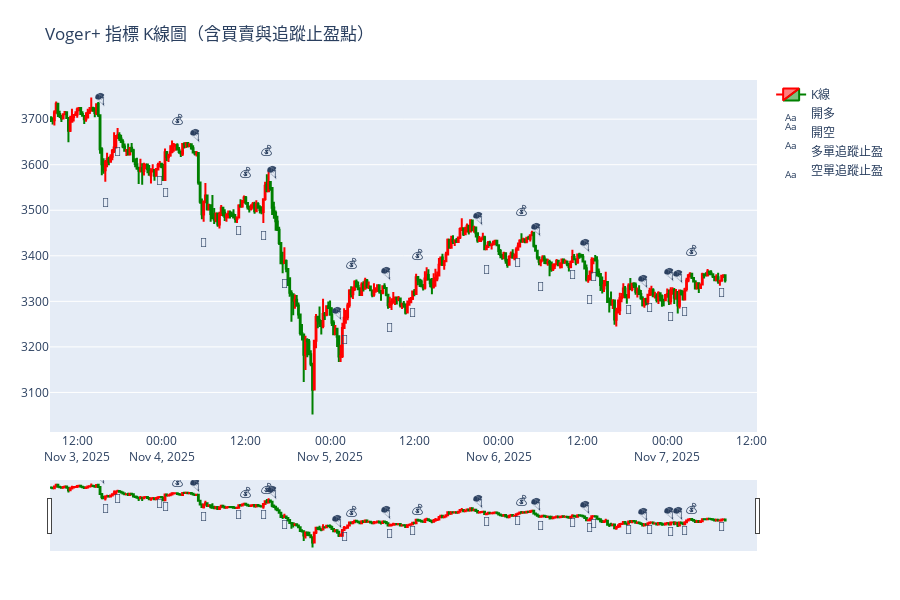

Notebook code for this chart:
### Code cell
import plotly.graph_objects as go
import pandas as pd
import numpy as np

# === 確保資料對齊 ===
kline = kline.reset_index(drop=True)
signal = pd.Series(signal).reset_index(drop=True)
if len(kline) != len(signal):
    print(f"⚠️ K線資料與信號長度不符 ({len(kline)} vs {len(signal)}), 以最短長度對齊")
    min_len = min(len(kline), len(signal))
    kline = kline.iloc[-min_len:].reset_index(drop=True)
    signal = signal.iloc[-min_len:].reset_index(drop=True)

kline['signal'] = signal

# === 建立圖表 ===
fig = go.Figure()

# --- K 線圖 ---
fig.add_trace(go.Candlestick(
    x=kline['timestamp'],
    open=kline['open'],
    high=kline['high'],
    low=kline['low'],
    close=kline['close'],
    name='K線',
    increasing_line_color='red',
    decreasing_line_color='green'
))

# --- 買入 (🚀) ---
buy_signals = kline[kline['signal'] == 1]
fig.add_trace(go.Scatter(
    x=buy_signals['timestamp'],
    y=buy_signals['low'] * 0.995,
    mode='text',
    text=['🚀'] * len(buy_signals),
    textposition="bottom center",
    name='開多'
))

# --- 賣出 (🪂) ---
sell_signals = kline[kline['signal'] == -1]
fig.add_trace(go.Scatter(
    x=sell_signals['timestamp'],
    y=sell_signals['high'] * 1.005,
    mode='text',
    text=['🪂'] * len(sell_signals),
    textposition="top center",
    name='開空'
))

# --- 多單追蹤止盈出場 (💰) ---
tp_long = kline[kline['signal'] == 2]
fig.add_trace(go.Scatter(
    x=tp_long['timestamp'],
    y=tp_long['high'] * 1.01,
    mode='text',
    text=['💰'] * len(tp_long),
    textposition="top center",
    name='多單追蹤止盈'
))

# --- 空單追蹤止盈出場 (💸) ---
tp_short = kline[kline['signal'] == -2]
fig.add_trace(go.Scatter(
    x=tp_short['timestamp'],
    y=tp_short['low'] * 0.99,
    mode='text',
    text=['💸'] * len(tp_short),
    textposition="bottom center",
    name='空單追蹤止盈'
))

# --- 外觀設定 ---
fig.update_layout(
    title='Voger+ 指標 K線圖（含買賣與追蹤止盈點）',
    xaxis_rangeslider_visible=True,
    height=600,
    margin=dict(l=50, r=50, t=80, b=50),
    template='plotly',
    xaxis=dict(showgrid=False),
    yaxis=dict(showgrid=True)
)

fig.show()

### Figure 1 — Plotly figure (JSON) as saved in the notebook; plotly's stock layout.template omitted (floating-point values rounded to 4 significant figures; data arrays with more than 128 entries replaced by an {"elided": "..."} marker saying what was removed)
{"data": [{"close": {"elided": "385 float values"}, "decreasing": {"line": {"color": "green"}}, "high": {"elided": "385 float values"}, "increasing": {"line": {"color": "red"}}, "low": {"elided": "385 float values"}, "name": "K線", "open": {"elided": "385 float values"}, "type": "candlestick", "x": {"elided": "385 str values"}}, {"mode": "text", "name": "開多", "text": ["🚀", "🚀", "🚀", "🚀", "🚀", "🚀", "🚀", "🚀", "🚀", "🚀", "🚀", "🚀", "🚀", "🚀", "🚀"], "textposition": "bottom center", "type": "scatter", "x": ["2025-11-03T17:45:00.000000000", "2025-11-03T23:45:00.000000000", "2025-11-04T00:30:00.000000000", "2025-11-04T11:00:00.000000000", "2025-11-04T14:30:00.000000000", "2025-11-05T02:00:00.000000000", "2025-11-05T11:45:00.000000000", "2025-11-06T02:45:00.000000000", "2025-11-06T10:30:00.000000000", "2025-11-06T13:30:00.000000000", "2025-11-06T18:30:00.000000000", "2025-11-06T21:30:00.000000000", "2025-11-07T00:30:00.000000000", "2025-11-07T02:30:00.000000000", "2025-11-07T07:45:00.000000000"], "y": [3638.0, 3576.0, 3549.0, 3465.0, 3455.0, 3225.0, 3286.0, 3396.0, 3368.0, 3364.0, 3291.0, 3295.0, 3276.0, 3287.0, 3329.0]}, {"mode": "text", "name": "開空", "text": ["🪂", "🪂", "🪂", "🪂", "🪂", "🪂", "🪂", "🪂", "🪂", "🪂", "🪂"], "textposition": "top center", "type": "scatter", "x": ["2025-11-03T15:15:00.000000000", "2025-11-04T04:45:00.000000000", "2025-11-04T15:45:00.000000000", "2025-11-05T01:00:00.000000000", "2025-11-05T08:00:00.000000000", "2025-11-05T21:00:00.000000000", "2025-11-06T05:15:00.000000000", "2025-11-06T12:15:00.000000000", "2025-11-06T20:30:00.000000000", "2025-11-07T00:15:00.000000000", "2025-11-07T01:30:00.000000000"], "y": [3727.0, 3648.0, 3567.0, 3257.0, 3346.0, 3467.0, 3442.0, 3406.0, 3328.0, 3343.0, 3338.0]}, {"mode": "text", "name": "多單追蹤止盈", "text": ["💰", "💰", "💰", "💰", "💰", "💰", "💰"], "textposition": "top center", "type": "scatter", "x": ["2025-11-04T02:15:00.000000000", "2025-11-04T12:00:00.000000000", "2025-11-04T15:00:00.000000000", "2025-11-05T03:00:00.000000000", "2025-11-05T12:30:00.000000000", "2025-11-06T03:15:00.000000000", "2025-11-07T03:30:00.000000000"], "y": [3684.0, 3567.0, 3615.0, 3367.0, 3387.0, 3484.0, 3395.0]}, {"mode": "text", "name": "空單追蹤止盈", "text": ["💸", "💸", "💸", "💸", "💸", "💸", "💸"], "textposition": "bottom center", "type": "scatter", "x": ["2025-11-03T16:00:00.000000000", "2025-11-04T06:00:00.000000000", "2025-11-04T17:30:00.000000000", "2025-11-05T08:30:00.000000000", "2025-11-05T22:15:00.000000000", "2025-11-06T06:00:00.000000000", "2025-11-06T13:00:00.000000000"], "y": [3527.0, 3440.0, 3350.0, 3253.0, 3380.0, 3343.0, 3315.0]}], "layout": {"height": 600, "margin": {"b": 50, "l": 50, "r": 50, "t": 80}, "title": {"text": "Voger+ 指標 K線圖（含買賣與追蹤止盈點）"}, "xaxis": {"rangeslider": {"visible": true}, "showgrid": false}, "yaxis": {"showgrid": true}}}
